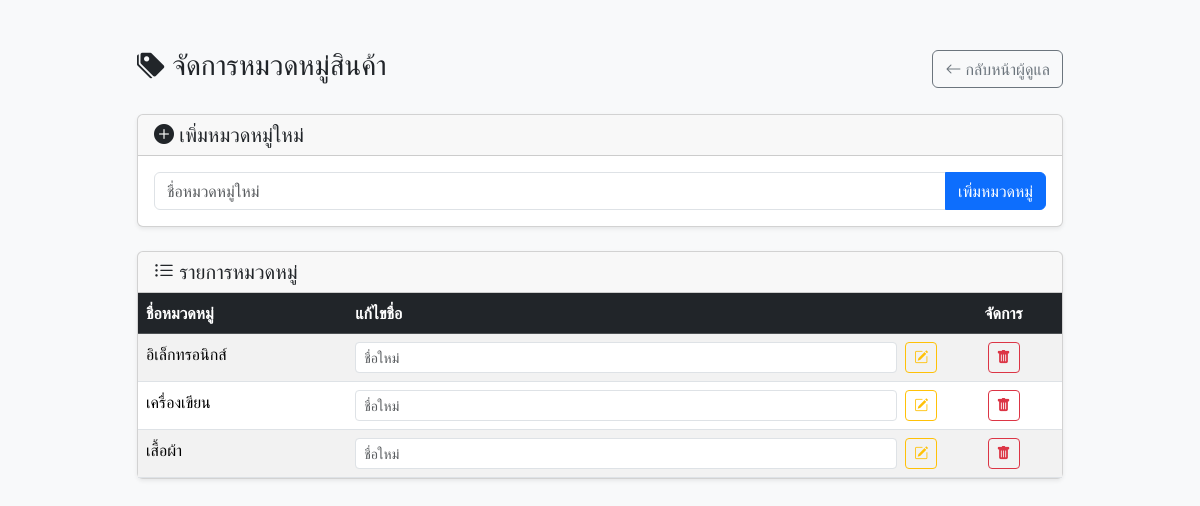
The page /online_shop/admin/category.php (signed in) on the database its author committed.
### tables this page shows
CREATE TABLE `categories` (
  `category_id` int(11) NOT NULL,
  `category_name` varchar(100) NOT NULL
);

### online_shop/admin/category.php (the view, shortened to what this page needs)
<?php
require '../config.php';
$categories = $conn->query("SELECT * FROM categories ORDER BY category_id ASC")->fetchAll(PDO::FETCH_ASSOC);
?>
<!DOCTYPE html>
<html lang="th">
<head>
    <link href="https://cdn.jsdelivr.net/npm/bootstrap@5.3.2/dist/css/bootstrap.min.css" rel="stylesheet">
    <link rel="stylesheet" href="https://cdn.jsdelivr.net/npm/bootstrap-icons@1.11.3/font/bootstrap-icons.min.css">
</head>
<body class="bg-light">
    <div class="container mt-5">
        <div class="row justify-content-center">
            <div class="col-lg-10">
                <div class="d-flex justify-content-between align-items-center mb-4">
                    <h1 class="h3"><i class="bi bi-tags-fill"></i> จัดการหมวดหมู่สินค้า</h1>
                    <a href="index.php" class="btn btn-outline-secondary"><i class="bi bi-arrow-left"></i> กลับหน้าผู้ดูแล</a>
                </div>
                <div class="card shadow-sm mb-4">
                    <div class="card-header">
                        <h5 class="mb-0"><i class="bi bi-plus-circle-fill"></i> เพิ่มหมวดหมู่ใหม่</h5>
                    </div>
                    <div class="card-body">
                        <form method="post">
                            <div class="input-group">
                                <input type="text" name="category_name" class="form-control" placeholder="ชื่อหมวดหมู่ใหม่" required>
                                <button type="submit" name="add_category" class="btn btn-primary">เพิ่มหมวดหมู่</button>
                            </div>
                        </form>
                    </div>
                </div>
                <div class="card shadow-sm">
                    <div class="card-header">
                        <h5 class="mb-0"><i class="bi bi-list-ul"></i> รายการหมวดหมู่</h5>
                    </div>
                    <div class="card-body p-0">
                        <div class="table-responsive">
                            <table class="table table-hover table-striped mb-0">
                                <thead class="table-dark">
                                    <tr>
                                        <th scope="col">ชื่อหมวดหมู่</th>
                                        <th scope="col">แก้ไขชื่อ</th>
                                        <th scope="col" class="text-center">จัดการ</th>
                                    </tr>
                                </thead>
                                <tbody>
                                    <?php if (empty($categories)) : ?>
                                        <tr>
                                            <td colspan="3" class="text-center text-muted py-4">ยังไม่มีหมวดหมู่</td>
                                        </tr>
                                    <?php else : ?>
                                        <?php foreach ($categories as $cat) : ?>
                                            <tr>
                                                <td><?= htmlspecialchars($cat['category_name']) ?></td>
                                                <td>
                                                    <form method="post" class="d-flex">
                                                        <input type="text" name="new_name" class="form-control form-control-sm me-2" placeholder="ชื่อใหม่" required>
                                                        <button type="submit" name="update_category" class="btn btn-sm btn-outline-warning"><i class="bi bi-pencil-square"></i></button>
                                                    </form>
                                                </td>
                                                <td class="text-center">
                                                    <a href="category.php?delete=<?= $cat['category_id'] ?>" class="btn btn-sm btn-outline-danger" onclick="return confirm('คุณต้องการลบหมวดหมู่นี้หรือไม่? การกระทำนี้ไม่สามารถย้อนกลับได้')"><i class="bi bi-trash-fill"></i></a>
                                                </td>
                                            </tr>
                                        <?php endforeach; ?>
                                    <?php endif; ?>
                                </tbody>
                            </table>
                        </div>
                    </div>
                </div>
            </div>
        </div>
    </div>
</body>
</html>

### rows shown on the page
categories: category_name "อิเล็กทรอนิกส์"
categories: category_name "เครื่องเขียน"
categories: category_name "เสื้อผ้า"
